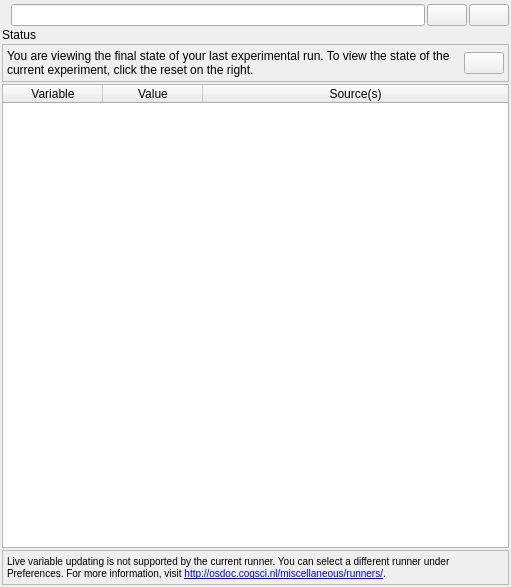
<?xml version="1.0" encoding="UTF-8"?>
<ui version="4.0">
 <class>variable_inspector</class>
 <widget class="QWidget" name="variable_inspector">
  <property name="geometry">
   <rect>
    <x>0</x>
    <y>0</y>
    <width>511</width>
    <height>587</height>
   </rect>
  </property>
  <property name="windowTitle">
   <string>Form</string>
  </property>
  <layout class="QVBoxLayout" name="verticalLayout">
   <property name="spacing">
    <number>2</number>
   </property>
   <property name="leftMargin">
    <number>2</number>
   </property>
   <property name="topMargin">
    <number>4</number>
   </property>
   <property name="rightMargin">
    <number>2</number>
   </property>
   <property name="bottomMargin">
    <number>2</number>
   </property>
   <item>
    <widget class="QWidget" name="widget" native="true">
     <layout class="QHBoxLayout" name="horizontalLayout_2">
      <property name="spacing">
       <number>2</number>
      </property>
      <property name="margin">
       <number>0</number>
      </property>
      <item>
       <widget class="QLabel" name="label_variables_search">
        <property name="text">
         <string/>
        </property>
       </widget>
      </item>
      <item>
       <widget class="QLineEdit" name="edit_variable_filter">
        <property name="toolTip">
         <string>Enter a filter</string>
        </property>
       </widget>
      </item>
      <item>
       <widget class="QPushButton" name="button_variables_clear">
        <property name="toolTip">
         <string>Clear filter</string>
        </property>
        <property name="text">
         <string/>
        </property>
        <property name="icon">
         <iconset>
          <normaloff>:/icons/clear.png</normaloff>:/icons/clear.png</iconset>
        </property>
        <property name="iconSize">
         <size>
          <width>16</width>
          <height>16</height>
         </size>
        </property>
       </widget>
      </item>
      <item>
       <widget class="QPushButton" name="button_help_variables">
        <property name="sizePolicy">
         <sizepolicy hsizetype="Fixed" vsizetype="Fixed">
          <horstretch>0</horstretch>
          <verstretch>0</verstretch>
         </sizepolicy>
        </property>
        <property name="toolTip">
         <string>Help</string>
        </property>
        <property name="text">
         <string/>
        </property>
        <property name="icon">
         <iconset>
          <normaloff>:/icons/help.png</normaloff>:/icons/help.png</iconset>
        </property>
        <property name="iconSize">
         <size>
          <width>16</width>
          <height>16</height>
         </size>
        </property>
        <property name="flat">
         <bool>false</bool>
        </property>
       </widget>
      </item>
     </layout>
    </widget>
   </item>
   <item>
    <widget class="QLabel" name="label_status">
     <property name="text">
      <string>Status</string>
     </property>
     <property name="textFormat">
      <enum>Qt::RichText</enum>
     </property>
     <property name="wordWrap">
      <bool>true</bool>
     </property>
    </widget>
   </item>
   <item>
    <widget class="QFrame" name="widget_reset_message">
     <property name="frameShape">
      <enum>QFrame::StyledPanel</enum>
     </property>
     <layout class="QHBoxLayout" name="horizontalLayout">
      <property name="spacing">
       <number>4</number>
      </property>
      <property name="margin">
       <number>4</number>
      </property>
      <item>
       <widget class="QLabel" name="label">
        <property name="text">
         <string>You are viewing the final state of your last experimental run. To view the state of the current experiment, click the reset on the right.</string>
        </property>
        <property name="wordWrap">
         <bool>true</bool>
        </property>
       </widget>
      </item>
      <item>
       <widget class="QPushButton" name="button_reset">
        <property name="sizePolicy">
         <sizepolicy hsizetype="Fixed" vsizetype="Fixed">
          <horstretch>0</horstretch>
          <verstretch>0</verstretch>
         </sizepolicy>
        </property>
        <property name="toolTip">
         <string>Reset workspace</string>
        </property>
        <property name="text">
         <string/>
        </property>
       </widget>
      </item>
     </layout>
    </widget>
   </item>
   <item>
    <widget class="QTableWidget" name="table_variables">
     <property name="editTriggers">
      <set>QAbstractItemView::NoEditTriggers</set>
     </property>
     <property name="alternatingRowColors">
      <bool>true</bool>
     </property>
     <property name="selectionMode">
      <enum>QAbstractItemView::SingleSelection</enum>
     </property>
     <property name="showGrid">
      <bool>true</bool>
     </property>
     <property name="gridStyle">
      <enum>Qt::DotLine</enum>
     </property>
     <property name="sortingEnabled">
      <bool>true</bool>
     </property>
     <attribute name="horizontalHeaderShowSortIndicator" stdset="0">
      <bool>true</bool>
     </attribute>
     <attribute name="horizontalHeaderStretchLastSection">
      <bool>true</bool>
     </attribute>
     <attribute name="verticalHeaderVisible">
      <bool>false</bool>
     </attribute>
     <attribute name="verticalHeaderCascadingSectionResizes">
      <bool>true</bool>
     </attribute>
     <column>
      <property name="text">
       <string>Variable</string>
      </property>
     </column>
     <column>
      <property name="text">
       <string>Value</string>
      </property>
     </column>
     <column>
      <property name="text">
       <string>Source(s)</string>
      </property>
     </column>
    </widget>
   </item>
   <item>
    <widget class="QFrame" name="frame">
     <property name="frameShape">
      <enum>QFrame::StyledPanel</enum>
     </property>
     <property name="frameShadow">
      <enum>QFrame::Raised</enum>
     </property>
     <layout class="QVBoxLayout" name="verticalLayout_2">
      <property name="margin">
       <number>4</number>
      </property>
      <item>
       <widget class="QLabel" name="label_no_heartbeat">
        <property name="text">
         <string>&lt;small&gt;Live variable updating is not supported by the current runner. You can select a different runner under Preferences. For more information, visit &lt;a href=&quot;http://osdoc.cogsci.nl/miscellaneous/runners/&quot;&gt;&lt;span style=&quot; text-decoration: underline; color:#0000ff;&quot;&gt;http://osdoc.cogsci.nl/miscellaneous/runners/&lt;/span&gt;&lt;/a&gt;.&lt;/small&gt;</string>
        </property>
        <property name="wordWrap">
         <bool>true</bool>
        </property>
        <property name="openExternalLinks">
         <bool>true</bool>
        </property>
       </widget>
      </item>
     </layout>
    </widget>
   </item>
  </layout>
 </widget>
 <resources/>
 <connections>
  <connection>
   <sender>button_variables_clear</sender>
   <signal>clicked()</signal>
   <receiver>edit_variable_filter</receiver>
   <slot>clear()</slot>
   <hints>
    <hint type="sourcelabel">
     <x>337</x>
     <y>49</y>
    </hint>
    <hint type="destinationlabel">
     <x>166</x>
     <y>48</y>
    </hint>
   </hints>
  </connection>
 </connections>
</ui>
